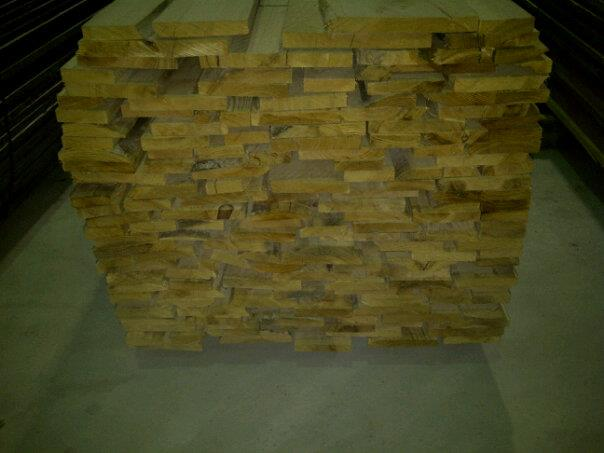
//> input picture Images/bunkend1.jpg, 604 x 453 px
$ ./main   (built with g++ and OpenCV 4)
//> lines starting //> are read from the running program, lines starting //| are printed output that depends on the picture; after the words box and inside, x2 and y2 are one past the last pixel; in counts of white or black regions, pixels touching at a corner belong together
#include <cv.h>
#include <highgui.h>
#include </opt/local/include/opencv2/imgproc/imgproc.hpp>
#include <iostream>
using namespace cv;
using namespace std;

void help() {
	cout << "\nThis program demonstrates line finding with the Hough transform.\n"
			"Usage:\n"
			"./houghlines <image_name>, Default is bunkend1.jpg\n" << endl;
}

int main( int argc, char** argv ) {
	const char* filename = argc >= 2 ? argv[1] : "Images/bunkend1.jpg";

	Mat src = imread(filename, 0);
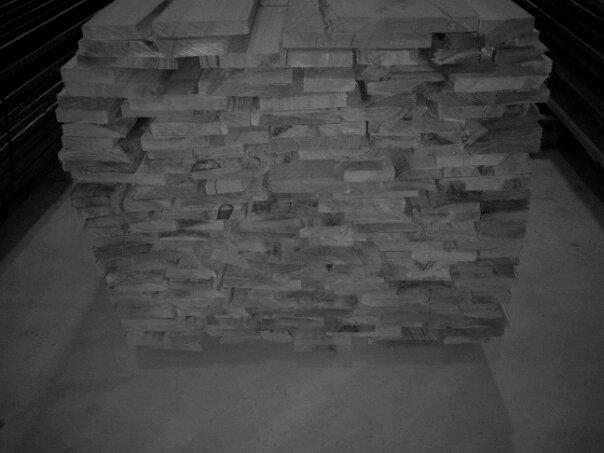
//> src: 453 rows x 604 cols, CV_8UC1; min 0, max 146, mean 66.2
	if (src.empty()) {
		help();
		cout << "Can't open " << filename << endl;
		return -1;
	}

	Mat dst, cdst;
	/*
		Canny(image, edges, threshold1, threshold2, aperture_size=3)
		- Image is a single-channel 8-bit input image
		- Edges is an output edge map; it has the same size and type as image.
		- Threshold1 is the first threshold for the hysteresis procedure
		- Threshold2 is the second threshold for the hysteresis procedure.
		- ApertureSize is the aperture size for the Sobel() operator

		I am going to modify t1 and t2 variables. I have tried the following:
		50, 200 = bad
		100, 200 = worse
		25, 200 = more lines, still not much clarity
		50, 100 = more lines, better clarity
	*/
	Canny(src, dst, 50, 200, 3);
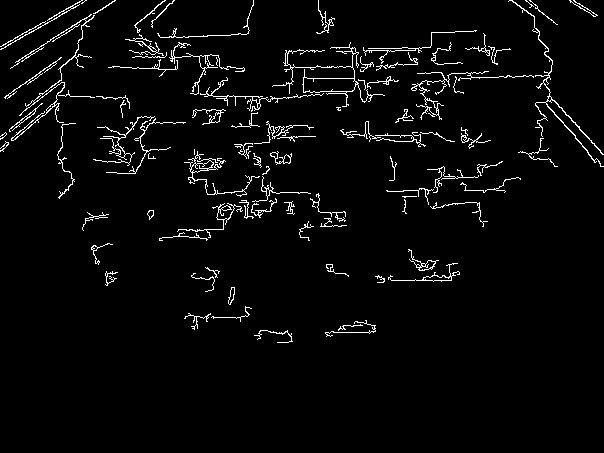
//> dst: 453 rows x 604 cols, CV_8UC1; 3.4% white in thin lines or dots, all inside (x1, y1, x2, y2) = (0, 0, 604, 343)
	cvtColor(dst, cdst, CV_GRAY2BGR);

	#if 1
		vector<Vec2f> lines;
		HoughLines(dst, lines, 1, CV_PI/180, 100, 0, 0 );
//> lines = 12 lines (rho, theta): [67, 1.57], [94, 1.54], [57, 1.55], [72, 1.55], [41, 1.59], [50, 1.57], [96, 1.57], [49, 1.62], [60, 1.62], [63, 1.54], [127, 1.47], [103, 1.52]

		for( size_t i = 0; i < lines.size(); i++ )
		{
			float rho = lines[i][0], theta = lines[i][1];
			Point pt1, pt2;
			double a = cos(theta), b = sin(theta);
			double x0 = a*rho, y0 = b*rho;
			pt1.x = cvRound(x0 + 1000*(-b));
			pt1.y = cvRound(y0 + 1000*(a));
			pt2.x = cvRound(x0 - 1000*(-b));
			pt2.y = cvRound(y0 - 1000*(a));
			line( cdst, pt1, pt2, Scalar(0,0,255), 3, CV_AA);
		}
//> this loop made 12 passes
//> (rho, theta, a, b, x0, y0) on passes 1 to 12: (67, 1.57, -4.37e-08, 1, -2.93e-06, 67), (94, 1.54, 0.0349, 0.999, 3.28, 93.94), (57, 1.55, 0.0175, 1, 0.995, 56.99), (72, 1.55, 0.0175, 1, 1.26, 71.99), (41, 1.59, -0.0175, 1, -0.716, 40.99), (50, 1.57, -4.37e-08, 1, -2.19e-06, 50), (96, 1.57, -4.37e-08, 1, -4.2e-06, 96), (49, 1.62, -0.0523, 0.999, -2.56, 48.93), (60, 1.62, -0.0523, 0.999, -3.14, 59.92), (63, 1.54, 0.0349, 0.999, 2.2, 62.96), (127, 1.47, 0.105, 0.995, 13.28, 126.3), (103, 1.52, 0.0523, 0.999, 5.39, 102.9)
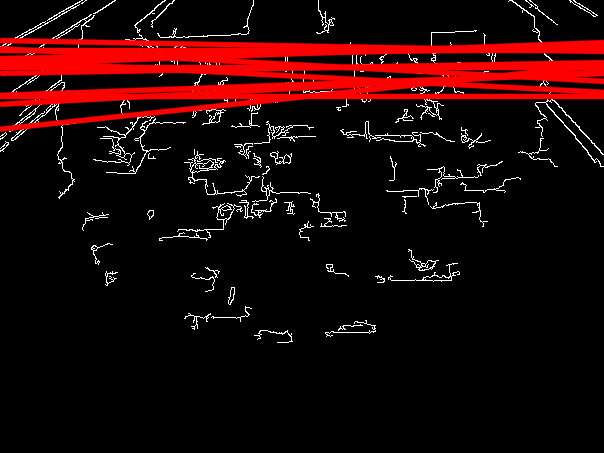
//> cdst: 453 rows x 604 cols, CV_8UC3; mean B, G, R 6.4, 6.4, 31.1
	#else
		vector<Vec4i> lines;
		HoughLinesP(dst, lines, 1, CV_PI/180, 50, 50, 10 );
		for( size_t i = 0; i < lines.size(); i++ )
		{
			Vec4i l = lines[i];
			line( cdst, Point(l[0], l[1]), Point(l[2], l[3]), Scalar(0,0,255), 3, CV_AA);
		}
	#endif

	imshow("source", src);
	imshow("detected lines", cdst);

	waitKey();

	return 0;
}

$ run again, with Images/bunkend2.jpg copied over Images/bunkend1.jpg
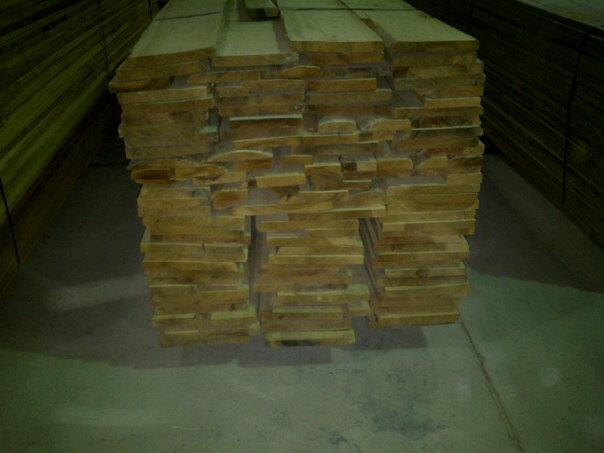
//> input picture Images/bunkend2.jpg, 604 x 453 px
//> `Canny(src, dst, 50, 200, 3);`:
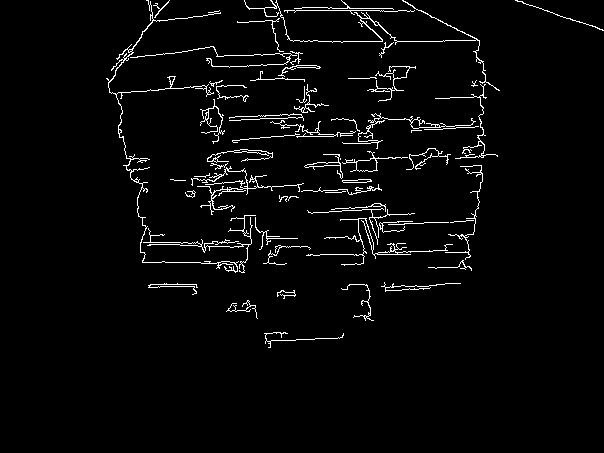
//> dst: 453 rows x 604 cols, CV_8UC1; 3.1% white in thin lines or dots, all inside (x1, y1, x2, y2) = (106, 0, 604, 348)
//> lines = 7 lines (rho, theta): [41, 1.57], [10, 1.57], [236, 1.61], [259, 1.59], [151, 1.52], [4, 1.59], [8, 1.57]
//> the loop `for( size_t i = 0; i < lines.size(); i++ )` made 7 passes
//> (rho, theta, a, b, x0, y0) on passes 1 to 7: (41, 1.57, -4.37e-08, 1, -1.79e-06, 41), (10, 1.57, -4.37e-08, 1, -4.37e-07, 10), (236, 1.61, -0.0349, 0.999, -8.24, 235.9), (259, 1.59, -0.0175, 1, -4.52, 259), (151, 1.52, 0.0523, 0.999, 7.9, 150.8), (4, 1.59, -0.0175, 1, -0.0698, 4), (8, 1.57, -4.37e-08, 1, -3.5e-07, 8)
//> after the loop `for( size_t i = 0; i < lines.size(); i++ )`:
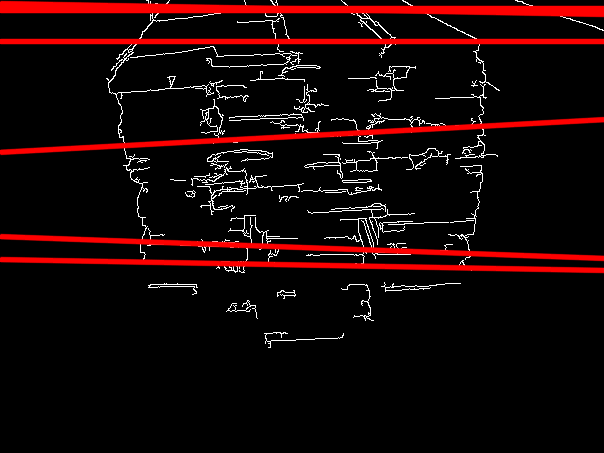
//> cdst: 453 rows x 604 cols, CV_8UC3; mean B, G, R 6.4, 6.4, 23.8
